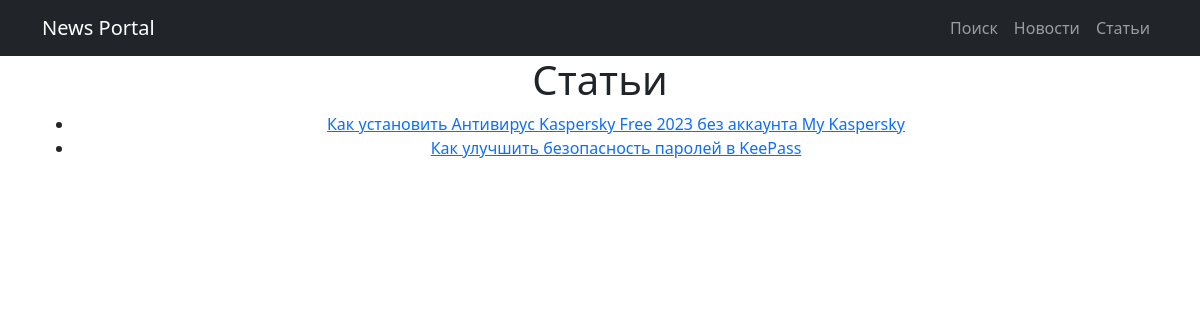
The page /news/articles/ on the database its author committed.
### news/models.py (models this page shows, shortened)
class New(models.Model):
    CATEGORIES_CHOICES = [('uncos', 'Новости'), ('articles', 'Статьи')]
    title = models.CharField(max_length=255, verbose_name='Заголовок')
    content = models.TextField()
    text = models.TextField()
    category = models.CharField(max_length=10, choices=CATEGORIES_CHOICES, default='uncos')
    data_pub = models.DateField(auto_now_add=True)

### news/views.py (the view)
# urls.py: path('articles/', ArticlesNewsListView.as_view(), name='articles'),
class ArticlesNewsListView(ListView):
    model = New
    template_name = 'articles.html'
    context_object_name = 'news'
    ordering = ['-data_pub']
    paginate_by = 10
    def get_queryset(self):
        return super().get_queryset().filter(category='articles')

### news/templates/news/articles.html (shortened to what this page needs)
{% extends 'default.html' %}
{% block content %}
    {% if news %}
        <h1>Статьи</h1>
        <ul>
            {% for new in news %}
                <li><a href="{% url 'detail' new.pk %}">{{ new.title }}</a></li>
            {% endfor %}
        </ul>
    {% else %}
        <p>К сожалению, статей в данной категории нет.</p>
    {% endif %}
{% endblock %}

### rows shown on the page
New: title "Как установить Антивирус Kaspersky Free 2023 без аккаунта My Kaspersky"
New: title "Как улучшить безопасность паролей в KeePass"
